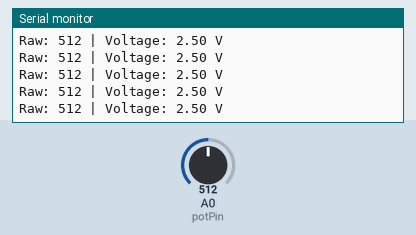
Simulated run of this sketch. Board: Arduino Uno, built with avr-gcc and run on an emulated ATmega328P. On the bench: the last lines printed to the serial monitor. The inputs (shaded band) are chosen by the test bench; at power-on: A0 (potPin) = 512.

Above: at 1.2 s.
1.3 s: A0 (potPin) set to 716
At 1.42 s:
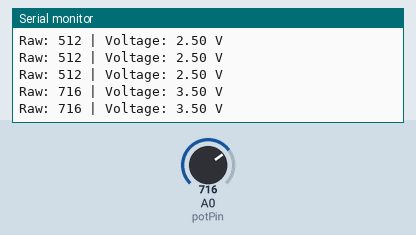
2.8 s: A0 (potPin) set to 900
At 2.83 s:
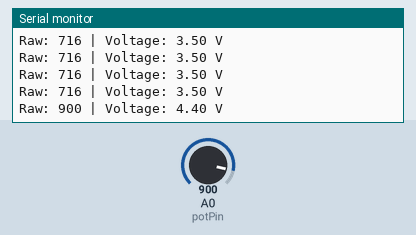
Timing chart, 0 to 5.8 s (numbered marks = the images above; inputs shaded):
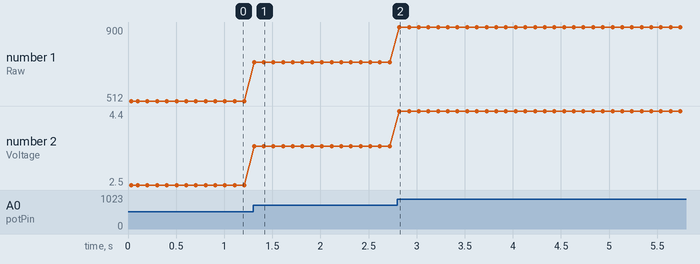

Measured:
- after the input at 1.3 s, the serial monitor: prints a new line at once (image 1)
- after the input at 2.8 s, the serial monitor: prints a new line at once (image 2)
- plotted number 1: 512 → 716 after the input at 1.3 s, 716 → 900 after the input at 2.8 s
- plotted number 2: 2.5 → 3.5 after the input at 1.3 s, 3.5 → 4.4 after the input at 2.8 s

The sketch:

arduino.ino
```cpp
const int potPin = A0;

void setup() {
  Serial.begin(9600);
  Serial.println("WH148 Rotary Potentiometer Ready");
}

void loop() {
  int potValue = analogRead(potPin);
  float voltage = (potValue / 1023.0) * 5.0;

  Serial.println("Raw: " + String(potValue) + " | Voltage: " + String(voltage) + " V");
  delay(100);
}
```
